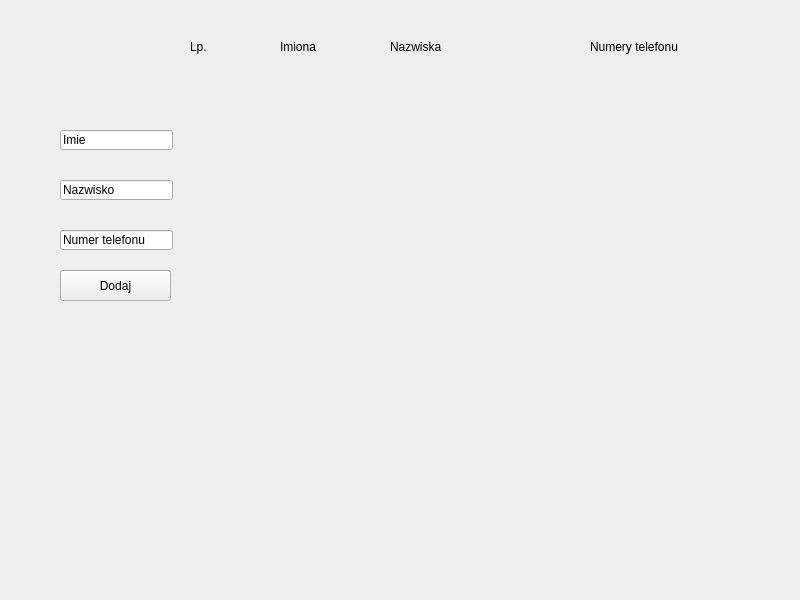
<?xml version="1.0" encoding="UTF-8"?>
<ui version="4.0">
 <class>MainWindow</class>
 <widget class="QMainWindow" name="MainWindow">
  <property name="geometry">
   <rect>
    <x>0</x>
    <y>0</y>
    <width>800</width>
    <height>600</height>
   </rect>
  </property>
  <property name="windowTitle">
   <string>MainWindow</string>
  </property>
  <widget class="QWidget" name="centralwidget">
   <widget class="QLineEdit" name="wpiszImie">
    <property name="geometry">
     <rect>
      <x>60</x>
      <y>130</y>
      <width>113</width>
      <height>20</height>
     </rect>
    </property>
    <property name="text">
     <string>Imie</string>
    </property>
   </widget>
   <widget class="QLineEdit" name="wpiszNazwisko">
    <property name="geometry">
     <rect>
      <x>60</x>
      <y>180</y>
      <width>113</width>
      <height>20</height>
     </rect>
    </property>
    <property name="text">
     <string>Nazwisko</string>
    </property>
   </widget>
   <widget class="QLineEdit" name="wpiszNum">
    <property name="geometry">
     <rect>
      <x>60</x>
      <y>230</y>
      <width>113</width>
      <height>20</height>
     </rect>
    </property>
    <property name="text">
     <string>Numer telefonu</string>
    </property>
   </widget>
   <widget class="QPushButton" name="dodajBtn">
    <property name="geometry">
     <rect>
      <x>60</x>
      <y>270</y>
      <width>111</width>
      <height>31</height>
     </rect>
    </property>
    <property name="text">
     <string>Dodaj</string>
    </property>
   </widget>
   <widget class="QLabel" name="lp">
    <property name="geometry">
     <rect>
      <x>190</x>
      <y>40</y>
      <width>61</width>
      <height>451</height>
     </rect>
    </property>
    <property name="text">
     <string>Lp.</string>
    </property>
    <property name="alignment">
     <set>Qt::AlignLeading|Qt::AlignLeft|Qt::AlignTop</set>
    </property>
   </widget>
   <widget class="QLabel" name="imiona">
    <property name="geometry">
     <rect>
      <x>280</x>
      <y>40</y>
      <width>91</width>
      <height>451</height>
     </rect>
    </property>
    <property name="text">
     <string>Imiona</string>
    </property>
    <property name="alignment">
     <set>Qt::AlignLeading|Qt::AlignLeft|Qt::AlignTop</set>
    </property>
   </widget>
   <widget class="QLabel" name="nazwiska">
    <property name="geometry">
     <rect>
      <x>390</x>
      <y>40</y>
      <width>181</width>
      <height>451</height>
     </rect>
    </property>
    <property name="text">
     <string>Nazwiska</string>
    </property>
    <property name="alignment">
     <set>Qt::AlignLeading|Qt::AlignLeft|Qt::AlignTop</set>
    </property>
   </widget>
   <widget class="QLabel" name="numery">
    <property name="geometry">
     <rect>
      <x>590</x>
      <y>40</y>
      <width>181</width>
      <height>451</height>
     </rect>
    </property>
    <property name="text">
     <string>Numery telefonu</string>
    </property>
    <property name="alignment">
     <set>Qt::AlignLeading|Qt::AlignLeft|Qt::AlignTop</set>
    </property>
   </widget>
  </widget>
 </widget>
 <resources/>
 <connections/>
</ui>
